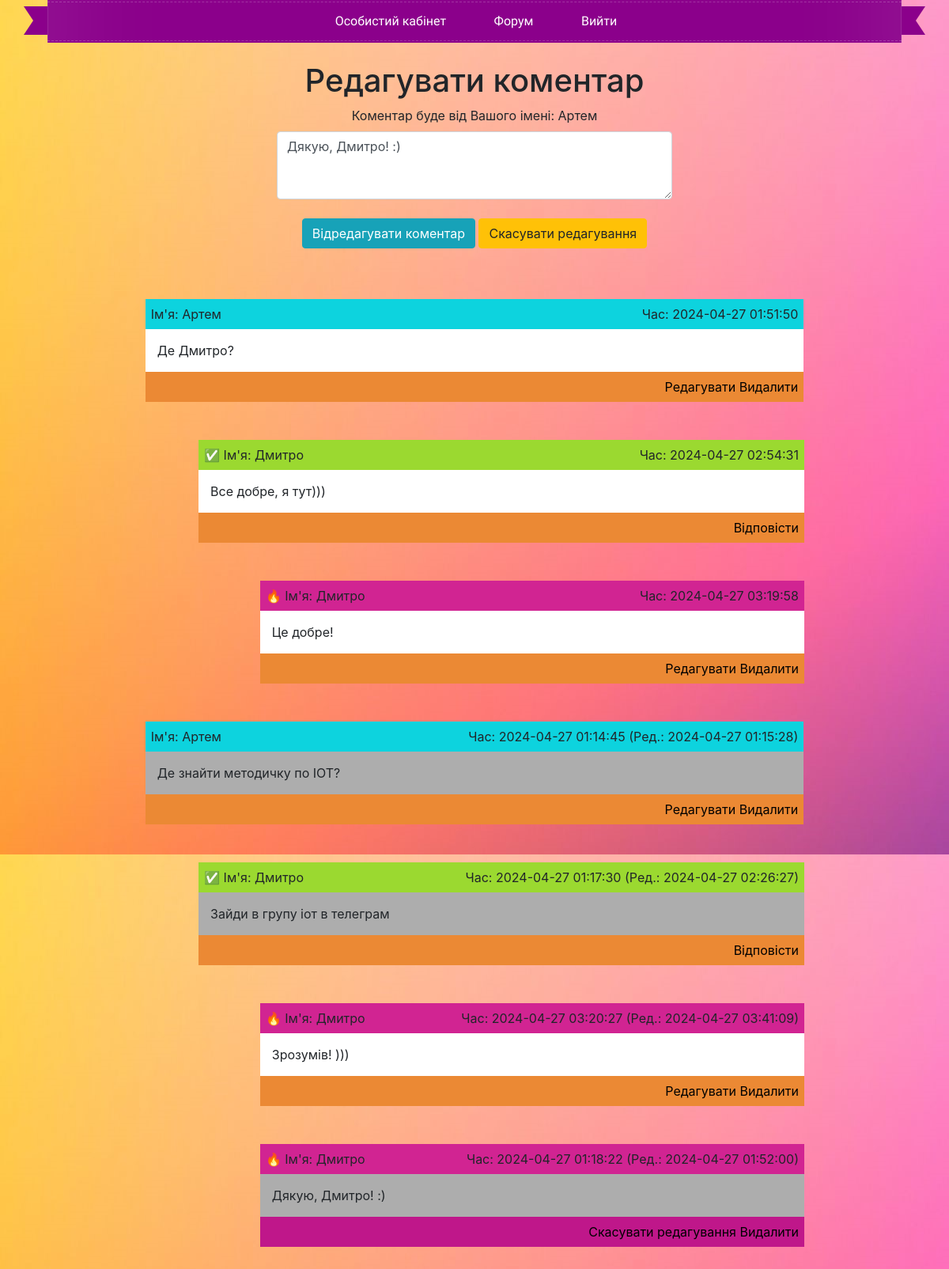
Page /Site/validation-form/edit_sub_comment.php?editSubComment=2 (signed in) on the committed database.
### tables this page shows
CREATE TABLE `users` (
  `id` int NOT NULL,
  `name` varchar(75) NOT NULL,
  `surname` varchar(75) NOT NULL,
  `phone_number` varchar(15) NOT NULL,
  `email` varchar(105) NOT NULL,
  `pass` varchar(32) NOT NULL,
  `hash` varchar(250) NOT NULL,
  `email_confirmed` tinyint(1) NOT NULL,
  `avatar` varchar(250) DEFAULT NULL
);

CREATE TABLE `reply_comment` (
  `id_reply` int UNSIGNED NOT NULL,
  `reply_comment` varchar(250) NOT NULL,
  `id_comment` int DEFAULT NULL,
  `id_sub_comment` int DEFAULT NULL,
  `id_reply_user` int NOT NULL,
  `date_reply` datetime NOT NULL,
  `edit_date_reply` datetime DEFAULT NULL
);

CREATE TABLE `comments` (
  `id` int UNSIGNED NOT NULL,
  `comment` varchar(250) NOT NULL,
  `date_c` datetime NOT NULL,
  `user_id` int NOT NULL,
  `date_edit` datetime DEFAULT NULL
);

### Site/validation-form/edit_sub_comment.php (the view, shortened to what this page needs)
<?php $location  = 'edit_sub_comment';
include $_SERVER['DOCUMENT_ROOT'] . '/layouts/header.php';
include $_SERVER['DOCUMENT_ROOT'] . '/layouts/navbar.php'; ?>
    <div class="container mt-4">
        <?php if (!isset($_COOKIE['user'])): ?>
        <meta http-equiv="refresh" content="0; /index.php">
        <?php else:
            include 'database.php';
            $hash = $_COOKIE['user'];
            $result = $mysql->query("SELECT * FROM `users` WHERE `hash`='$hash'");
            while( $row = mysqli_fetch_assoc($result) ) {
                $nameC = $row['name'];
            }
            $editSubComment = $_GET['editSubComment'];
            $result_edit = $mysql->query("SELECT * FROM `reply_comment` WHERE `id_reply`='$editSubComment'");
            while( $rowEditSubComment = mysqli_fetch_assoc($result_edit) ) {
                $edit_comment = $rowEditSubComment['reply_comment'];
                $idSubCommentForEdit = $rowEditSubComment['id_sub_comment'];
            }
            $resultEditSubCommentar1 = $mysql->query("SELECT * FROM `reply_comment` WHERE `id_reply`='$idSubCommentForEdit'");
            while( $rowEditReplyComment = mysqli_fetch_assoc($resultEditSubCommentar1) ) {
                $idForEditSubComment = $rowEditReplyComment['id_comment'];
                $idForEditReplyOnComment = $rowEditReplyComment['id_reply'];
            }
            $resultEditSubCommentar = $mysql->query("SELECT * FROM `comments` WHERE `id`='$idForEditSubComment'");
            while( $row = mysqli_fetch_assoc($resultEditSubCommentar) ) {
                $edit_id = $row['id'];
            } ?>
        <div class="row">
            <div class="col" align="center">
                <h1>Редагувати коментар</h1>
                <form action="check_edit_sub_comment.php?idEditSubComment=<?=$editSubComment?>" method="post">
                <div class="mb-3">
                <label for="comment_edit" class="form-label">Коментар буде від Вашого імені: <?=$nameC?></label>
                <textarea class="form-control" name="comment_edit" id="comment_edit" rows="3"><?=$edit_comment?></textarea><br>
                <button class="btn btn-info" type="submit">Відредагувати коментар</button>
                </form>
                <a href="/comment.php" class="btn btn-warning" >Скасувати редагування</a>
            </div>
        </div>
        <?php endif; ?>
    </div>
    <?php
    $sql = "SELECT * FROM comments ORDER BY id DESC";
    $result = $mysql->query($sql);
    if ($result->num_rows > 0) {
        while($row = $result->fetch_assoc()) {
            $user_id = $row['user_id'];
            $result2 = $mysql->query("SELECT * FROM `users` WHERE `id`='$user_id'");
            while( $row2 = mysqli_fetch_assoc($result2) ) {
                $name  = $row2['name'];
            }?>
        <br><br>
        <table border="0" align="center" width="75%" cellpadding="7" bordercolor="Black">
        <?php
        if ($row["date_edit"] != ''){ ?>
            <td bgcolor='#0dd3de' align='left'>Ім'я: <?=$name?></td>
            <td bgcolor='#0dd3de' align='right'>Час: <?=$row["date_c"]?> (Ред.: <?=$row["date_edit"]?>)</td><tr>
        <?php } else { ?>
            <td bgcolor='#0dd3de' align='left'>Ім'я: <?=$name?></td>
            <td bgcolor='#0dd3de' align='right'>Час: <?=$row["date_c"]?></td><tr>
        <?php } ?>
        </table>
        <table border="0" align="center" width="75%" cellpadding="15" bordercolor="Black">
        <?php if ($edit_id == $row["id"]){ ?>
            <td bgcolor='#adadad'><?=$row["comment"]?></td><tr>
            <?php } else { ?>
            <td bgcolor='white'><?=$row["comment"]?></td><tr>
            <?php } ?>
            </table>
        <?php
        $hash = $_COOKIE['user'];
        $result3 = $mysql->query("SELECT * FROM `users` WHERE `hash`='$hash'");
        while( $row3 = mysqli_fetch_assoc($result3) ) {
            $user_id2  = $row3['id'];
        } ?>
        <table border="0" align="center" width="75%" cellpadding="7" bordercolor="Black">
        <?php if($user_id2 == $row["user_id"]){
             ?>
            <td bgcolor='#eb8934' align='right'>
            <a style="color: Black;" href="edit_comment.php?id=<?=$row["id"]?>">Редагувати</a>
            <a style="color: Black;" href="delete_comment.php?id=<?=$row["id"]?>">Видалити</a>
            </td><tr>
            <?php } else { ?>
                <td bgcolor='#eb8934' align='right'>
                <a style="color: Black;" href="reply_comment.php?id=<?=$row["id"]?>">Відповісти</a>
            <?php } ?>
        </table>
        <?php
        $sql_reply = "SELECT * FROM reply_comment ORDER BY id_reply DESC";
        $result_reply = $mysql->query($sql_reply);
        if ($result_reply->num_rows > 0) {
            while($row_reply = $result_reply->fetch_assoc()) {
                $id_reply_user = $row_reply['id_reply_user'];
                $result_reply_2 = $mysql->query("SELECT * FROM `users` WHERE `id`='$id_reply_user'");
                while( $row_reply_2 = mysqli_fetch_assoc($result_reply_2) ) {
                    $name_user_reply  = $row_reply_2['name'];
                }
            if ($row_reply['id_comment'] == $row["id"]){?>
                <br><br>
                <table border="0" align="center" width="69%" cellpadding="7" bordercolor="Black" style="margin-right: 138px;">
                <?php
                if ($row_reply["edit_date_reply"] != ''){ ?>
                    <td bgcolor='#9bd930' align='left'>&#9989 Ім'я: <?=$name_user_reply?></td>
                    <td bgcolor='#9bd930' align='right'>Час: <?=$row_reply["date_reply"]?> (Ред.: <?=$row_reply["edit_date_reply"]?>)</td><tr>
                <?php } else { ?>
                    <td bgcolor='#9bd930' align='left'>&#9989 Ім'я: <?=$name_user_reply?></td>
                    <td bgcolor='#9bd930' align='right'>Час: <?=$row_reply["date_reply"]?></td><tr>
                <?php } ?>
                </table>
                <table border="0" align="center" width="69%" cellpadding="15" bordercolor="Black" style="margin-right: 138px;">
                <?php if ($idForEditReplyOnComment == $row_reply["id_reply"]){ ?>
                    <td bgcolor='#adadad'><?=$row_reply["reply_comment"]?></td><tr>
                <?php } else { ?>
                    <td bgcolor='white'><?=$row_reply["reply_comment"]?></td><tr>
                <?php } ?>
                </table>
                <table border="0" align="center" width="69%" cellpadding="7" bordercolor="Black" style="margin-right: 138px;">
                <?php if($user_id2 == $row_reply["id_reply_user"]){
                    if ($idForEditReplyOnComment == $row_reply["id_reply"]){ ?>
                        <td bgcolor='#bf178a' align='right'>
                        <a style="color: Black;"  href="/comment.php">Скасувати редагування</a>
                        <a style="color: Black;"  href="delete_reply_comment.php?idReplyComment=<?=$row_reply["id_reply"]?>">Видалити</a></td><tr>
                    <?php } else { ?>
                        <td bgcolor='#eb8934' align='right'>
                        <a style="color: Black;"  href="edit_reply_for_comment.php?replyOnCommentId=<?=$row_reply["id_reply"]?>">Редагувати</a>
                        <a style="color: Black;"  href="delete_reply_comment.php?idReplyComment=<?=$row_reply["id_reply"]?>">Видалити</a></td><tr>
                    <?php } } else { ?>
                <td bgcolor='#eb8934' align='right'>
                <a style="color: Black;" href="reply_sub_comment.php?id=<?=$row_reply["id_reply"]?>">Відповісти</a></td><tr>
                <?php } ?>
                </table>
                <?php
                $sqlSubComment = "SELECT * FROM reply_comment ORDER BY id_reply DESC";
                $resultSubComment = $mysql->query($sqlSubComment);
                if ($resultSubComment->num_rows > 0) {
                    while($rowSubComment = $resultSubComment->fetch_assoc()) {
                        $resultSubComment2 = $mysql->query("SELECT * FROM `users` WHERE `id`='$id_reply_user'");
                        while( $rowSubComment2 = mysqli_fetch_assoc($resultSubComment2) ) {
                            $nameUserSubComment  = $rowSubComment2['name'];
                        }
                if ($rowSubComment['id_sub_comment'] == $row_reply['id_reply']){?>
                    <br><br>
                    <table border="0" align="center" width="62%" cellpadding="7" bordercolor="Black" style="margin-right: 138px;">
                    <?php
                    if ($rowSubComment["edit_date_reply"] != ''){ ?>
                        <td bgcolor='#d12492' align='left'>&#128293 Ім'я: <?=$nameUserSubComment?></td>
                        <td bgcolor='#d12492' align='right'>Час: <?=$rowSubComment["date_reply"]?> (Ред.: <?=$rowSubComment["edit_date_reply"]?>)</td><tr>
                    <?php } else { ?>
                        <td bgcolor='#d12492' align='left'>&#128293 Ім'я: <?=$nameUserSubComment?></td>
                        <td bgcolor='#d12492' align='right'>Час: <?=$rowSubComment["date_reply"]?></td><tr>
                    <?php } ?>
                </table>
                <table border="0" align="center" width="62%" cellpadding="15" bordercolor="Black" style="margin-right: 138px;">
                <?php if ($editSubComment == $rowSubComment["id_reply"]){ ?>
                    <td bgcolor='adadad'><?=$rowSubComment["reply_comment"]?></td><tr>
                <?php } else { ?>
                    <td bgcolor='white'><?=$rowSubComment["reply_comment"]?></td><tr>
                <?php } ?>
                </table>
                <table border="0" align="center" width="62%" cellpadding="7" bordercolor="Black" style="margin-right: 138px;">
                <?php if($user_id2 == $rowSubComment["id_reply_user"]){
                    if ($editSubComment == $rowSubComment["id_reply"]){ ?>
                        <td bgcolor='#bf178a' align='right'>
                        <a style="color: Black;"  href="/comment.php">Скасувати редагування</a>
                        <a style="color: Black;"  href="delete_sub_comment.php?idDeleteSubComment=<?=$rowSubComment["id_reply"]?>">Видалити</a></td><tr>
                    <?php } else { ?>
                        <td bgcolor='#eb8934' align='right'>
                        <a style="color: Black;"  href="edit_sub_comment.php?editSubComment=<?=$rowSubComment["id_reply"]?>">Редагувати</a>
                        <a style="color: Black;"  href="delete_sub_comment.php?idDeleteSubComment=<?=$rowSubComment["id_reply"]?>">Видалити</a></td><tr>
                    <?php } }?>
                </table>
                <?php } } }
                } } } } } ?>
                <br><br>
    <?php $mysql->close();
include $_SERVER['DOCUMENT_ROOT'] . '/layouts/footer.php'; ?>

### Site/css/style.css (style rules this page uses)
form { width: 500px; }

### Site/layouts/header.php (style rules this page uses)
body { background: url(/photo/grad1.jpg); background-attachment: fixed; }

### rows in the picture
users: name "Артем"
reply_comment: comment_edit "Дякую, Дмитро! :)", users.name "Дмитро", date_reply "2024-04-27 01:18:22", edit_date_reply "2024-04-27 01:52:00", reply_comment "Дякую, Дмитро! :)"
comments: user.name "Артем", date_c "2024-04-27 01:51:50", comment "Де Дмитро?"
reply_comment: users.name "Дмитро", date_reply "2024-04-27 02:54:31", reply_comment "Все добре, я тут)))"
reply_comment: users.name "Дмитро", date_reply "2024-04-27 03:19:58", reply_comment "Це добре!"
comments: user.name "Артем", date_c "2024-04-27 01:14:45", date_edit "2024-04-27 01:15:28", comment "Де знайти методичку по IOT?"
reply_comment: users.name "Дмитро", date_reply "2024-04-27 01:17:30", edit_date_reply "2024-04-27 02:26:27", reply_comment "Зайди в групу іот в телеграм"
reply_comment: users.name "Дмитро", date_reply "2024-04-27 03:20:27", edit_date_reply "2024-04-27 03:41:09", reply_comment "Зрозумів! )))"
